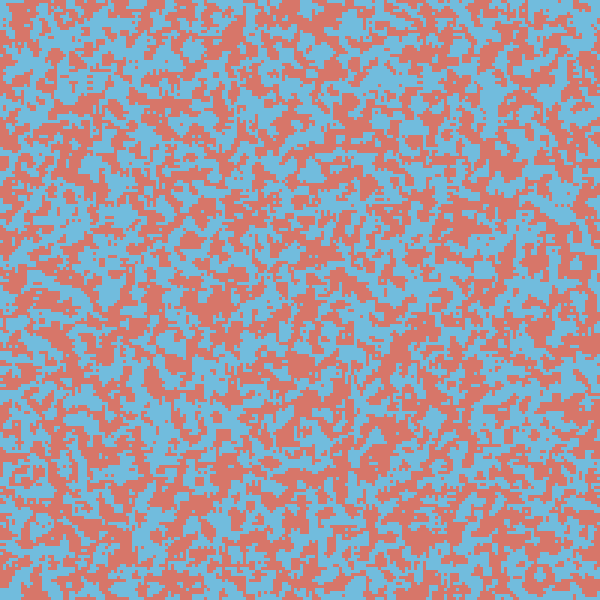
Frame 1 (no input)
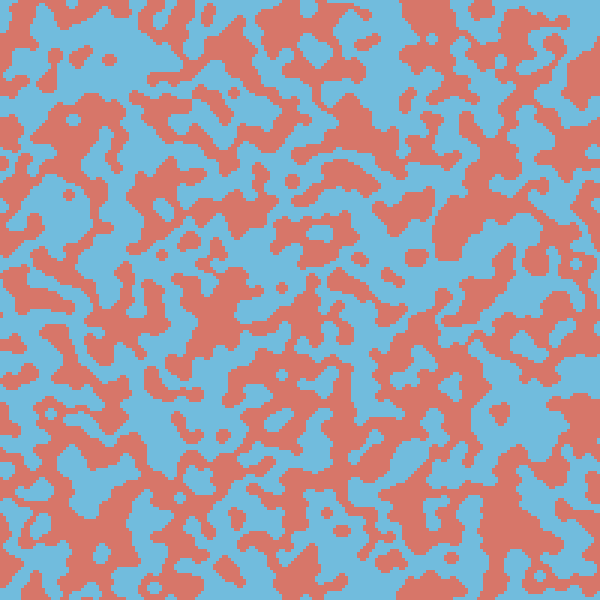
Frame 60 (the mouse pressed at the canvas centre just before this capture)
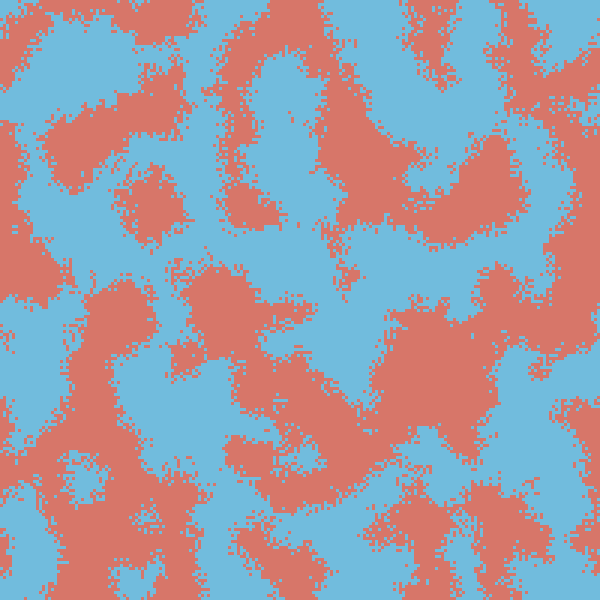
Frame 120 (the mouse held since frame 60 and released just before this capture)

The Processing sketch that drew these frames (run headless with seeded random() and noise(); from frame 60 on, the mouse is pressed at the canvas centre):

// Processing sketch: ising_model_simple
// ── ising_model_simple.pde

float scale = 3;
int rows, columns;
int energyLimit = 7;
int maxEnergy = 8;
float beta = .004;

float dist = 1;
boolean addGradient = false;

Grid Ag;

void setup() {
  size(600, 600);
  rows = int(height/scale);
  columns = int(width/scale);

  Ag = new Grid(rows, columns);
  Ag.initialize();

  energyLimit = maxEnergy-2;
}

void draw() {
  beta = map(mouseX, 0, width, 0, .2);

  background(0);
  noStroke();

  Ag.updateIsingModel();
  Ag.displayIsingModel();
}

int wrap(int v, int limit) {
  return((v+limit)%limit);
}

class Grid {
  int rows;
  float cols;

  float[][] curr;
  float[][] next;

  Grid(int r, float c) {
    rows = r;
    cols = c;
  }

  float[][] mask = {
    { 1, 1, 1},
    { 1, 0, 1 },
    { 1, 1, 1},
  };

  void initialize() {
    curr = new float[rows][columns];
    next = new float[rows][columns];

    for (int r = 0; r < rows; r++) {
      for (int c = 0; c < columns; c++) {
        curr[r][c]= next[r][c]=-1;

        float prob = random(100);
        if (prob < 50) {
          curr[r][c]=next[r][c]=1;
        }
      }
    }
  }

  void updateIsingModel() {
    float totalEnergy = 0;
    for (int r = 0; r < rows; r++) {
      for (int c = 0; c < columns; c++) {
        float energy = calculateIsingEnergy(r, c, 1.5) ;
        float megaEnergy = -1 * curr[r][c] * energy;

        if (megaEnergy > 0) {
          next[r][c] = -1* curr[r][c];
        } else if (random(1) > pow(2.71828, 2* megaEnergy * beta)
          && energy < energyLimit
          && energy >-energyLimit
          ) {
          next[r][c] = -1*curr[r][c];
        }
        totalEnergy = energy + totalEnergy;
      }
    }

    for (int r = 0; r < rows; r++) {
      for (int c = 0; c < columns; c++) {
        curr[r][c] = next[r][c];
      }
    }
  }


  void displayIsingModel() {
    for (int r = 0; r < rows; r++) {
      for (int c = 0; c < cols; c++) {
        if (curr[r][c] == 1 ) {
          fill(215, 118, 105);
        } else {
          fill(113, 188, 221);
        }
        rect(c*scale, r*scale, scale, scale);
      }
    }
  }

  float calculateIsingEnergy(int r, int c, float dist) {
    int maskW = mask[0].length;
    int maskH = mask.length;
    float energy = 0;

    for (int mr = 0; mr < maskH; mr++) {
      for (int mc = 0; mc < maskW; mc++) {
        if ( mask[mr][mc] == 0) continue;

        if (mask[mr][mc] <= dist) {
          int offsetX = mr - floor(maskW/2);  // This will map the convolution to the correct grid element
          int offsetY = mc - floor(maskH/2);
          energy += curr[wrap(r+offsetY, rows)][wrap(c+offsetX, columns)];
        }
      }
    }

    return energy;
  }
}
